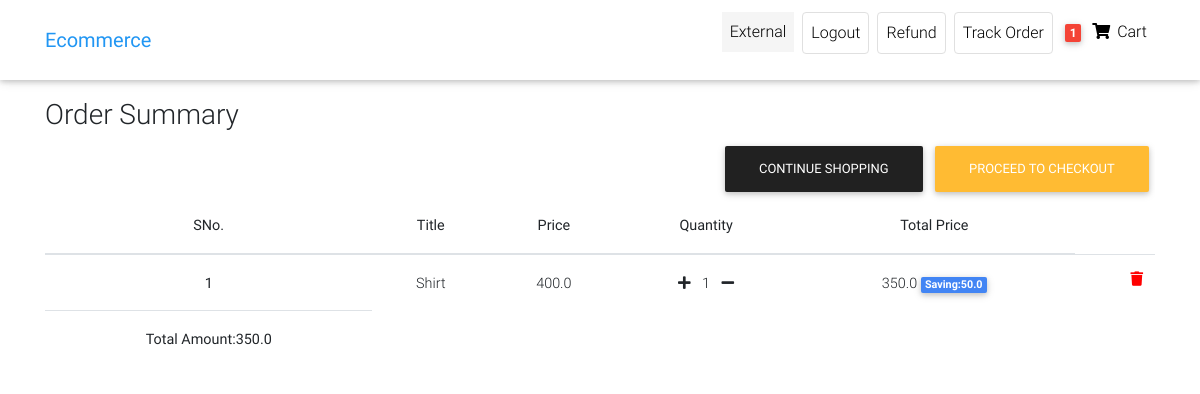
/order-summary (signed in), run on the app's committed database.
### front/models.py (models this page shows, shortened)
class Customer(AbstractUser):#Users is customer here
    phone=models.CharField(max_length=12,default="")
    gender=models.CharField(max_length=15,default="")
    user_address=models.CharField(max_length=50,default="")

class Order(models.Model):
    user=models.ForeignKey(Customer,on_delete=models.CASCADE)
    ref_code=models.CharField(max_length=20,blank=True,null=True)
    items=models.ManyToManyField(OrderItem)
    start_date = models.DateTimeField(auto_now_add=True)
    ordered_date=models.DateField()
    ordered=models.BooleanField(default=False)#it check whether has been ordered or not
    billing_address=models.ForeignKey('Address',related_name='billing_address',on_delete=models.SET_NULL,blank=True,null=True)
    shipping_address=models.ForeignKey('Address',related_name='shipping_address',on_delete=models.SET_NULL,blank=True,null=True)
    payment_detail=models.ForeignKey('Payments',on_delete=models.SET_NULL,blank=True,null=True)
    coupon=models.ForeignKey('Coupon',on_delete=models.SET_NULL,blank=True,null=True)
    being_delivered=models.BooleanField(default=False)#deliver hogaya
    received=models.BooleanField(default=False)#order hmne receive karliya
    order_status=models.CharField(choices=status,max_length=10,default='Pe')
    refund_requested=models.BooleanField(default=False)
    refund_granted=models.BooleanField(default=False)
    def total_amount(self):
        total=0
        for order_item in self.items.all():
            total += order_item.get_final_price()
        if self.coupon:
            total-=self.coupon.amount
        return total

class OrderItem(models.Model):
    user=models.ForeignKey(Customer,on_delete=models.CASCADE,null=True,blank=True)
    ordered=models.BooleanField(default=False)
    item=models.ForeignKey(Item,on_delete=models.CASCADE)
    quantity=models.IntegerField(default=1)
    def get_total_item_price(self):
        totalprice=self.item.price * self.quantity
        return totalprice
    def get_total_item_discount_price(self):
        if self.item.discount_price:
            totalprice=self.item.discount_price * self.quantity
            return totalprice
        else:
            return self.get_total_item_price()
    def get_saved_amount(self):
        total_amount=self.get_total_item_price() - self.get_total_item_discount_price()
        return total_amount
    def get_final_price(self):
        if self.get_total_item_discount_price():
            return self.get_total_item_discount_price()
        return self.get_total_item_price()

class Item(models.Model):
    upload_path = 'Images'
    title=models.CharField(max_length=50)
    price=models.FloatField()
    discount_price=models.FloatField(blank=True,null=True)
    category=models.CharField(choices=CATEGORY_CHOICES,max_length=2)
    label=models.CharField(choices=LABEL_CHOICES,max_length=1)
    slug=models.SlugField(blank=True)
    description=models.TextField()
    image=models.ImageField(upload_to=upload_path,null=True,blank=True)

### front/views.py (the view)
# urls.py: path('order-summary', OrderSummary.as_view(),name="order-summary"),
class OrderSummary(LoginRequiredMixin,View):
    def get(self,args,**kwargs):
        try:
            order=Order.objects.filter(user=self.request.user,ordered=False)
            empty=len(order)
            context={'orders':order,'empty':empty}
            return render(self.request,'Ecommerce/order_summary.html',context)
        except ObjectDoesNotExist:
            messages.success(self.request,"You donot have active order")
            return redirect("/")

### front/templatetags/cart_template_tags.py (called while the page is built)
@register.filter
def cart_item_count(user):
    if user.is_authenticated:
        qs=Order.objects.filter(user=user,ordered=False)
        if qs.exists():
            return qs[0].items.count()
    return 0

### front/templates/Ecommerce/order_summary.html (shortened to what this page needs)
{% extends 'Ecommerce/home-page.html' %}
{% load cart_template_tags %}
{% load static %}
{% block body %}
<nav class="navbar fixed-top navbar-expand-lg navbar-light white scrolling-navbar">
    <div class="container">
      <a class="navbar-brand waves-effect" href="/" >
        <strong class="blue-text">Ecommerce</strong>
      </a>
      <div class="collapse navbar-collapse" id="navbarSupportedContent">
        <ul class="navbar-nav nav-flex-icons">
          {% if request.user.is_authenticated %}
          <li class="nav-item mx-1">
            <p class="nav-link waves-effect "
            style="background-color:whitesmoke;"
             >
              {{request.user.first_name}}
          </p>
          </li>
          <li class="nav-item mx-1">
            <a href="{% url 'account_logout' %}" class="nav-link border border-light rounded waves-effect"
             >
              Logout
            </a>
          </li>
          <li class="nav-item mx-1">
            <a href="{% url 'request-refund' %}" class="nav-link border border-light rounded waves-effect"
             >
              Refund
            </a>
          </li>
          <li class="nav-item mx-1">
            <a href="{% url 'track-order' %}" class="nav-link border border-light rounded waves-effect"
            >
              Track Order
            </a>
          </li>
          {% endif %}
          {% if user.is_authenticated %}
          <li class="nav-item">
            <a href="{% url 'order-summary' %}" class="nav-link waves-effect">
              <span class="badge red z-depth-1 mr-1"> {{request.user|cart_item_count}} </span>
              <i class="fas fa-shopping-cart"></i>
              <span class="clearfix d-none d-sm-inline-block"> Cart </span>
            </a>
          </li>
          {% endif %}
        </ul>
      </div>
    </div>
  </nav>
    <div class="container" style="margin-top: 90px;">
        <div class="table-responsive">
            <h3 class="mt-2">Order Summary</h3>
            <table class="table  mt-4 text-center">
                {% if not empty %}
                    <tr>
                        <td><img src="{% static 'empty_cart.png' %}"><br>Your cart is empty</td>
                        <a class="btn btn-dark float-right" href="/">Continue Shopping</a>
                    </tr>
                {% else %}
                    <thead>
                        <tr>
                            <th scope="col">SNo.</th>
                            <th scope="col">Title</th>
                            <th scope="col">Price</th>
                            <th scope="col">Quantity</th>
                            <th scope="col">Total Price</th>
                        </tr>
                    </thead>
                    <tbody>
                        {% for order in orders %}
                            {% for object in order.items.all %}
                                <tr>
                                    <th scope="row">{{ forloop.counter }}</th>
                                    <td>{{ object.item.title }}</td>
                                    <td>{{ object.item.price }}</td>
                                    <td>
                                        <a href="{% url 'add-to-cart' object.item.slug %}"> <i class="fas fa-plus mr-2"></i></a>
                                        {{ object.quantity }}
                                        <a href="{% url 'remove-single-item-from-cart' object.item.slug %}"><i class="fas fa-minus ml-2"></i>
                                    </td>
                                <td>
                                    {% if object.get_total_item_discount_price %}
                                        {{ object.get_total_item_discount_price }}
                                        <span class="badge badge-primary">Saving:{{ object.get_saved_amount }}</span>
                                    {% else %}
                                        {{ object.get_total_item_price }}
                                    {% endif %}
                                </td>
                                <td>
                                    <a style="color:red;"
                                       href="{% url 'remove-from-cart' object.item.slug %}"><i class="fas fa-trash float-right"></i<a />
                                </td>
                            </tr>
                        {% endfor %}
                        <tr>
                            <td>
                                <b>Total Amount:{{ order.total_amount }}</b>
                            </td>
                        </tr>
                        {% if order.total_amount %}
                            <a class="btn btn-warning float-right" href="{% url 'check_out' %}">Proceed To Checkout</a>
                            <a class="btn btn-dark float-right" href="/">Continue Shopping</a>
                        {% endif %}
                    {% endfor %}
                </tbody>
            {% endif %}
        </table>
    </div>
</div>
{% endblock body %}

### front/templates/Ecommerce/home-page.html (style rules this page uses)
html, body, header, .carousel { height: 60vh; }

### data on the page
Customer: user.first_name "External", user|cart_item_count "1"
Order: total_amount "350.0", shows "PROCEED TO CHECKOUT"
OrderItem: item "Shirt", item.price "400.0", quantity "1", get_total_item_discount_price "350.0", get_saved_amount "50.0"
